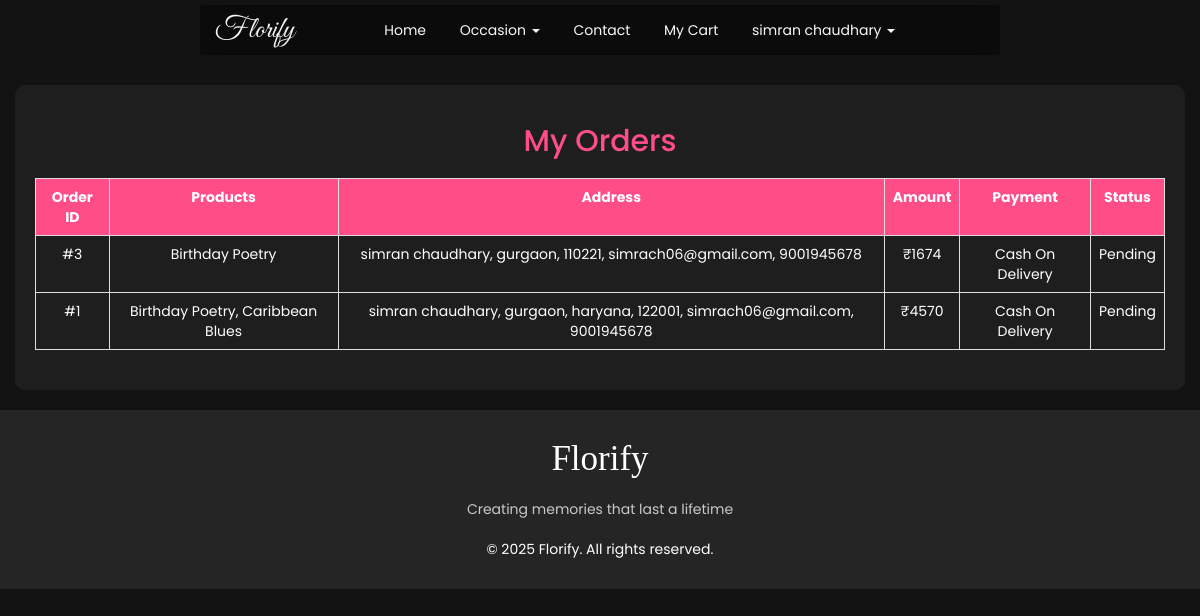
Screenshot of /user/vieworder.php (signed in) with the database file from the repository.
### tables this page shows
CREATE TABLE `orders` (
  `order_id` int(11) NOT NULL,
  `user_id` int(11) DEFAULT NULL,
  `product_id` varchar(100) DEFAULT NULL,
  `address` varchar(300) DEFAULT NULL,
  `order_amount` int(11) DEFAULT NULL,
  `payment_mode` varchar(20) DEFAULT NULL,
  `order_status` varchar(20) DEFAULT NULL
);

### user/vieworder.php (the view, shortened to what this page needs)
<?php
$conn = mysqli_connect(HOSTNAME, USERNAME, PASSWORD, DBNAME);
$qry = "SELECT * FROM orders WHERE user_id='{$_SESSION['uid']}' ORDER BY order_id DESC";
$resultset = mysqli_query($conn, $qry);
?>
<!DOCTYPE html>
<html lang="en">
<head>
  <link rel="stylesheet" href="https://cdn.jsdelivr.net/npm/bootstrap@3.4.1/dist/css/bootstrap.min.css">
  <link rel="stylesheet" type="text/css" href="../assets/css/global.css" />
</head>
<body class="container-fluid">
  <?php include 'includes/navbar-user.php'; ?>
  <div class="orders-container">
    <div class="row">
      <div class="col-sm-12">
        <h2>My Orders</h2>
      </div>
    </div>
    <div class="row">
      <div class="col-sm-12">
        <?php
        if (mysqli_num_rows($resultset) > 0) {
          echo "<div class='table-responsive'>";
          echo "<table class='table table-bordered orders-table'>";
          echo "<tr>
          <th>Order ID</th>
          <th>Products</th>
          <th>Address</th>
          <th>Amount</th>
          <th>Payment</th>
          <th>Status</th>
        </tr>";
          while ($row = mysqli_fetch_array($resultset)) {
            $productIDs = explode(",", $row['product_id']);
            $names = "";
            foreach ($productIDs as $id) {
              $prodqry = "SELECT product_name FROM products WHERE product_id='$id'";
              $prodres = mysqli_query($conn, $prodqry);
              if ($prodrow = mysqli_fetch_array($prodres)) {
                $names .= $prodrow['product_name'] . ", ";
              }
            }
            $names = rtrim($names, ", ");
            echo "<tr>
            <td>#{$row['order_id']}</td>
            <td>$names</td>
            <td>{$row['address']}</td>
            <td>₹{$row['order_amount']}</td>
            <td>{$row['payment_mode']}</td>
            <td>{$row['order_status']}</td>
          </tr>";
          }
          echo "</table>";
          echo "</div>";
        } else {
          echo "<div class='empty-orders'>You have not placed any orders yet!</div>";
        }
        ?>
      </div>
    </div>
  </div>
  <div class="row">
    <div class="col-sm-12">
      <?php include 'includes/footer.php'; ?>
    </div>
  </div>
</body>
</html>

### assets/css/global.css (style rules this page uses)
body { overflow-x: hidden; font-family: poppins; background-size: cover; background-repeat: no-repeat; background-attachment: fixed; min-height: 100vh; }

### user/vieworder.php (style rules this page uses)
body { background-color: #121212; color: white; }
.orders-container { margin-top: 30px; background: #1e1e1e; padding: 20px; border-radius: 10px; width: 100%; }
.orders-container h2 { text-align: center; color: #ff4d88; margin-bottom: 20px; }
.orders-table th { background-color: #ff4d88; color: white; text-align: center; }
.orders-table td { text-align: center; vertical-align: middle; }

### rows the page displays
orders: order_id "3", names "Birthday Poetry", address "simran chaudhary, gurgaon, 110221, simrach06@gmail.com, 9001945678", order_amount "1674", payment_mode "Cash On Delivery", order_status "Pending"
orders: order_id "1", names "Birthday Poetry, Caribbean Blues", address "simran chaudhary, gurgaon, haryana, 122001, simrach06@gmail.com, 9001945678", order_amount "4570", payment_mode "Cash On Delivery", order_status "Pending"

### other values shown
$_SESSION['name'] "simran chaudhary"
